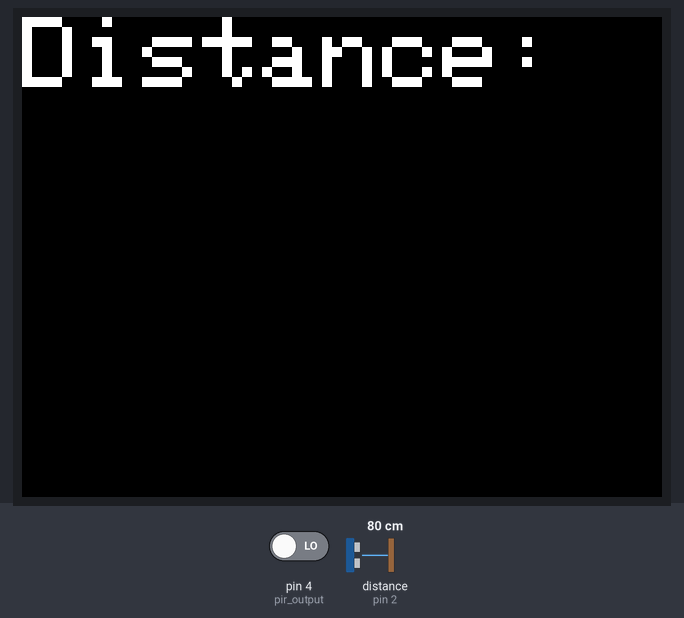
Simulated run of this program. Board: Arduino Uno, built with avr-gcc and run on an emulated ATmega328P. Parts: 320×240 colour display. Inputs (shaded band) come from the test bench; at power-on: pin 4 (pir_output) LOW, distance to the obstacle (sensor on pin 2) 80 cm. The echo pulse lasts 58.3 µs per cm; what the program prints to the serial monitor is not drawn.

Above: at 1.4 s.
1.5 s: pin 4 (pir_output) driven HIGH
At 4.4 s:
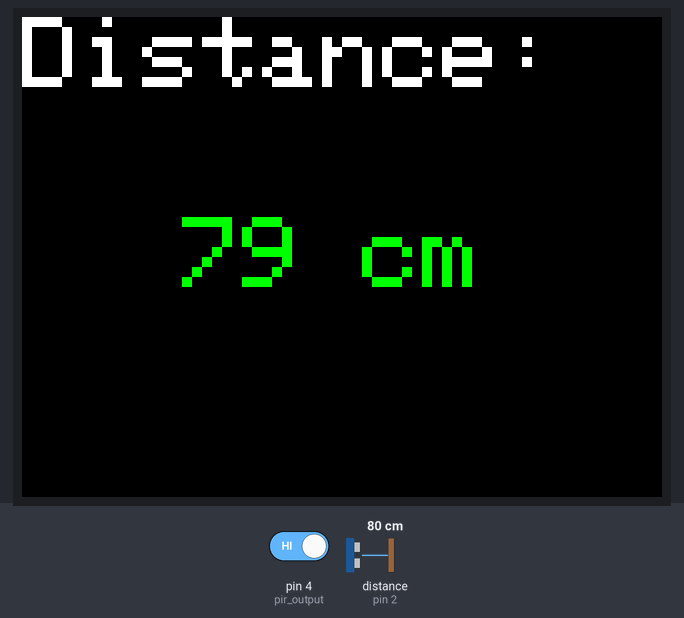
4.8 s: distance to the obstacle (sensor on pin 2) set to 2 cm
At 7.6 s:
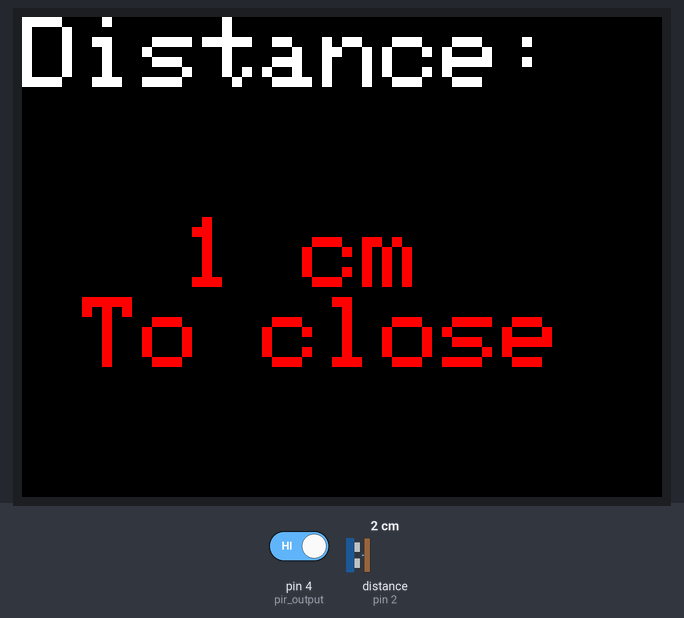
7.9 s: distance to the obstacle (sensor on pin 2) set to 4 cm
At 9.7 s:
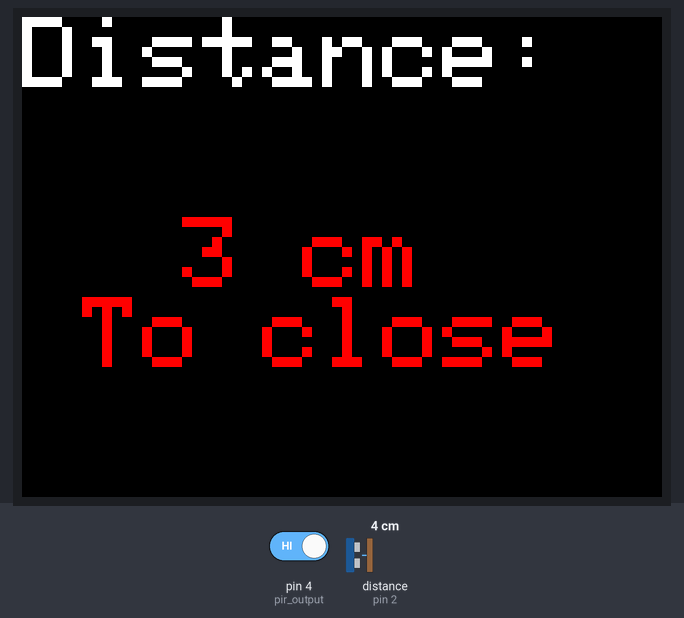
10.9 s: distance to the obstacle (sensor on pin 2) set to 9 cm
At 12.9 s:
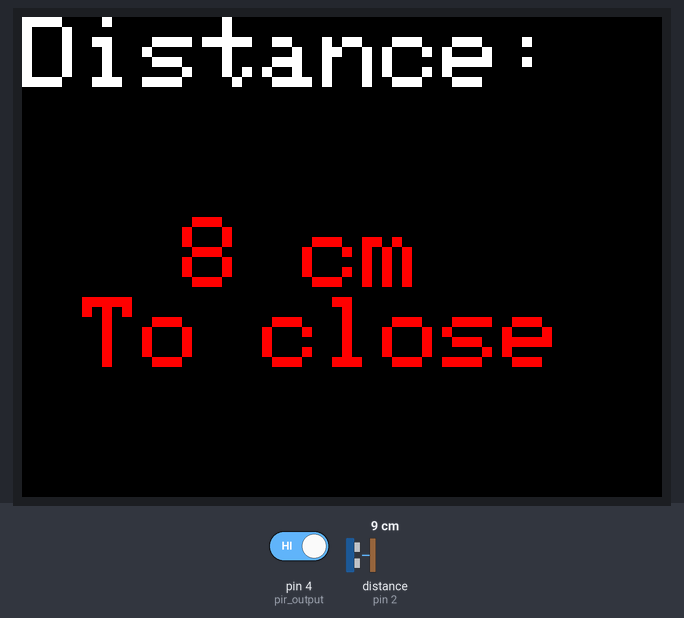
Timing chart, 0 to 14.4 s (numbered marks = the images above; inputs shaded):
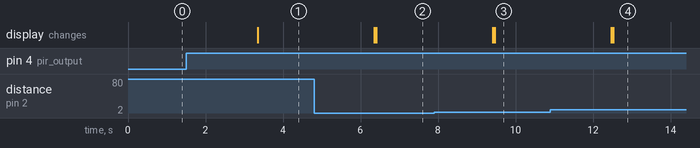

Measured:
- after the input at 1.5 s, the display: changes after 1.8 s (image 1)
- after the input at 4.8 s, the display: first changes after 1.6 s (image 2 shows a later state)
- after the input at 7.9 s, the display: first changes after 1.5 s (image 3 shows a later state)
- after the input at 10.9 s, the display: first changes after 1.6 s (image 4 shows a later state)

The program:

main.cpp
```cpp
#include <Arduino.h>
#include <Adafruit_GFX.h>    // Core graphics library
#include <Adafruit_ST7789.h> // Hardware-specific library for ST7789
#include <SPI.h>             // Arduino SPI library
#include <Wire.h>

int lastlenght = 0;
int curentlenght = 0;
// ---------------------------------------------------------------- //
// Arduino Ultrasoninc Sensor HC-SR04
// Re-writed by Arbi Abdul Jabbaar
// Using Arduino IDE 1.8.7
// Using HC-SR04 Module
// Tested on 17 September 2019
// ---------------------------------------------------------------- //

#define echoPin 2 // attach pin D2 Arduino to pin Echo of HC-SR04
#define trigPin 3 //attach pin D3 Arduino to pin Trig of HC-SR04

// defines variables
long duration; // variable for the duration of sound wave travel
int distance; // variable for the distance measurement

// ST7789 TFT module connections

#define TFT_CS        10
  #define TFT_RST        9 // Or set to -1 and connect to Arduino RESET pin
  #define TFT_DC         8
// Initialize Adafruit ST7789 TFT library
Adafruit_ST7789 tft = Adafruit_ST7789(TFT_CS, TFT_DC, TFT_RST);


float p = 3.1415926;


const int pir_output = 4;
//PIR sensor output at pin 2

void setup(void) {
  Serial.begin(9600); // Serial Communication is starting with 9600 of baudrate speed
  pinMode(pir_output, INPUT);
  Serial.print(F("Hello! ST77xx TFT Test"));
  // if the display has CS pin try with SPI_MODE0
  tft.init(240, 320, SPI_MODE2);    // Init ST7789 display 240x240 pixel

  // if the screen is flipped, remove this command
  tft.setRotation(1);

  Serial.println(F("Initialized"));
  uint16_t time = millis();
  tft.fillScreen(ST77XX_BLACK);
  time = millis() - time;
  Serial.println(time, DEC);
  Serial.println("done");
  pinMode(trigPin, OUTPUT);
  pinMode(echoPin, INPUT);
  Serial.println("Ultrasonic Sensor HC-SR04 Test");
  Serial.println("with Arduino UNO R3");
  // initialize the screen
  tft.setTextColor(ST77XX_WHITE);
  tft.setTextSize(5);
  tft.setCursor(0,0);
  tft.println("Distance:");


}

void loop() {


  // Serial.println(lastlenght);
  // Serial.println(curentlenght);
  delay(1000);

  if (digitalRead(pir_output) == HIGH){
    digitalWrite(trigPin, HIGH);
  delayMicroseconds(10);
  digitalWrite(trigPin, LOW);
  duration = pulseIn(echoPin, HIGH);
  distance = duration * 0.034 / 2;
  // Serial.print(distance);

  int lenght = distance;
  // Serial.println(lenght);

  if (lastlenght != curentlenght) {
      tft.setCursor(80,100);
    if (distance <= 10){
      tft.fillRect(-10,80,400,400,ST77XX_BLACK);
      tft.setTextColor(ST77XX_RED);
      tft.print(distance);
      tft.println(" cm");
      tft.print(" To close");
      curentlenght = lenght;
    }else{
      tft.fillRect(-10,80,400,400,ST77XX_BLACK);
      tft.setTextColor(ST77XX_GREEN);
      tft.print(distance);
      tft.print(" cm");
      curentlenght = lenght;
    }

  }else{
  }
  lastlenght = lenght;
  }
  else {
    tft.setCursor(80,100);
    tft.fillRect(-10,80,400,400,ST77XX_BLACK);
  }
}
```
